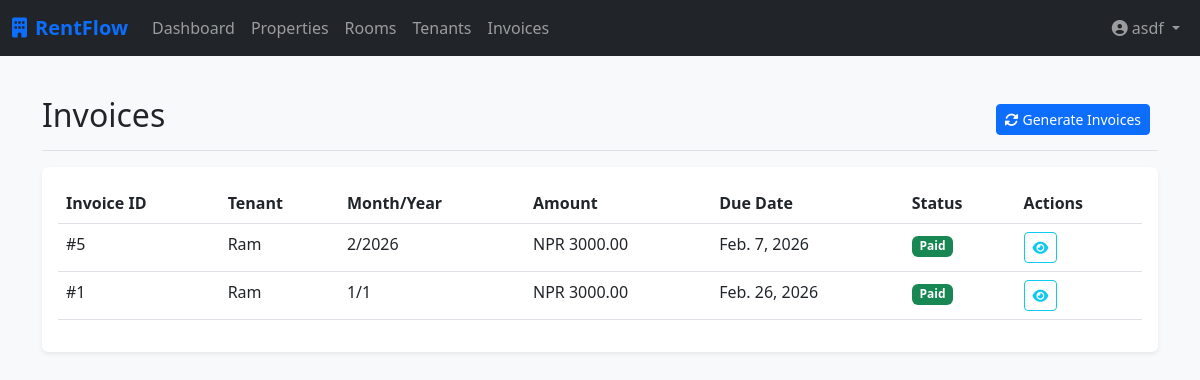
Page /payments/ (signed in) on the earlier database version.
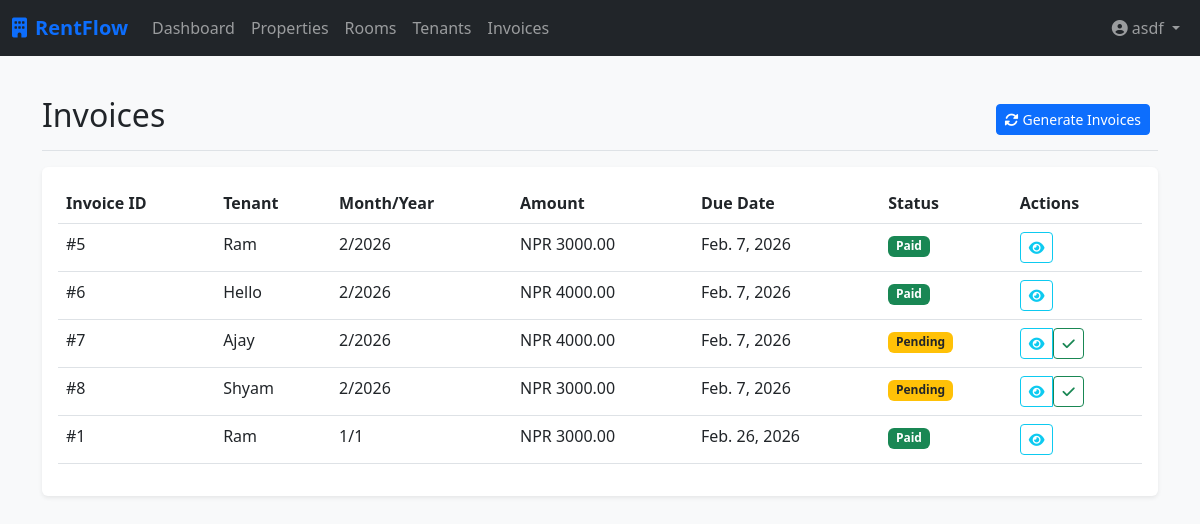
Same page on the later database version.
### payments/models.py (models this page shows, shortened)
class RentInvoice(models.Model):
    STATUS_CHOICES = (
        ('PENDING', 'Pending'),
        ('PAID', 'Paid'),
        ('LATE', 'Late'),
    )
    tenancy = models.ForeignKey('properties.Tenancy', on_delete=models.CASCADE)
    month = models.IntegerField()
    year = models.IntegerField()
    amount = models.DecimalField(max_digits=10, decimal_places=2)
    due_date = models.DateField()
    status = models.CharField(max_length=10, choices=STATUS_CHOICES, default='PENDING', db_index=True)
    generated_at = models.DateTimeField(auto_now_add=True)
    class Meta:
        unique_together = ['tenancy', 'month', 'year']

### properties/models.py (models this page shows, shortened)
class Tenancy(models.Model):
    tenant = models.ForeignKey(User, on_delete=models.CASCADE, related_name='tenancies')
    room = models.ForeignKey(Room, on_delete=models.CASCADE, related_name='tenancies')
    start_date = models.DateField()
    end_date = models.DateField(null=True, blank=True)
    is_active = models.BooleanField(default=True, db_index=True)
    class Meta:
        verbose_name_plural = "Tenancies"

### payments/views.py (the view)
# urls.py: path('', InvoiceListView.as_view(), name='invoice_list'),
class InvoiceListView(ProfileRequiredMixin, ListView):
    model = RentInvoice
    template_name = 'payments/invoice_list.html'
    context_object_name = 'invoices'
    def get_queryset(self):
        user = self.request.user
        qs = RentInvoice.objects.select_related('tenancy__room__property', 'tenancy__tenant')
        if user.profile.role == 'LANDLORD':
            return qs.filter(tenancy__room__property__landlord=user).order_by('-year', '-month')
        else:
            return qs.filter(tenancy__tenant=user).order_by('-year', '-month')

### payments/views.py (called while the page is built)
    def test_func(self):
        return self.request.user.is_authenticated and hasattr(self.request.user, 'profile')

### payments/templates/payments/invoice_list.html (shortened to what this page needs)
{% extends 'core/base.html' %}
{% block content %}
<div class="d-flex justify-content-between flex-wrap flex-md-nowrap align-items-center pt-3 pb-2 mb-3 border-bottom">
    <h1 class="h2">Invoices</h1>
    {% if user.profile.role == 'LANDLORD' %}
    <div class="btn-toolbar mb-2 mb-md-0">
        <form action="{% url 'payments:generate_invoices' %}" method="post" class="me-2">
            <button type="submit" class="btn btn-sm btn-primary"><i class="fa-solid fa-rotate me-1"></i>Generate
                Invoices</button>
        </form>
    </div>
    {% endif %}
</div>
<div class="bg-white p-3 rounded shadow-sm">
    <div class="table-responsive">
        <table class="table table-hover">
            <thead>
                <tr>
                    <th>Invoice ID</th>
                    <th>{% if user.profile.role == 'LANDLORD' %}Tenant{% else %}Room{% endif %}</th>
                    <th>Month/Year</th>
                    <th>Amount</th>
                    <th>Due Date</th>
                    <th>Status</th>
                    <th>Actions</th>
                </tr>
            </thead>
            <tbody>
                {% for invoice in invoices %}
                <tr>
                    <td>#{{ invoice.id }}</td>
                    <td>
                        {% if user.profile.role == 'LANDLORD' %}
                        {{ invoice.tenancy.tenant.username }}
                        {% else %}
                        {{ invoice.tenancy.room.room_number }}
                        {% endif %}
                    </td>
                    <td>{{ invoice.month }}/{{ invoice.year }}</td>
                    <td>NPR {{ invoice.amount }}</td>
                    <td>{{ invoice.due_date }}</td>
                    <td>
                        {% if invoice.status == 'PAID' %}
                        <span class="badge bg-success">Paid</span>
                        {% elif invoice.status == 'LATE' %}
                        <span class="badge bg-danger">Late</span>
                        {% else %}
                        <span class="badge bg-warning text-dark">Pending</span>
                        {% endif %}
                    </td>
                    <td>
                        <div class="btn-group btn-group-sm">
                            <a href="{% url 'payments:invoice_detail' invoice.pk %}" class="btn btn-outline-info"
                                title="View">
                                <i class="fa-solid fa-eye"></i>
                            </a>
                            {% if user.profile.role == 'LANDLORD' and invoice.status != 'PAID' %}
                            <form action="{% url 'payments:mark_paid' invoice.pk %}" method="post" class="d-inline">
                                <button type="submit" class="btn btn-outline-success btn-sm" title="Mark as Paid">
                                    <i class="fa-solid fa-check"></i>
                                </button>
                            </form>
                            {% endif %}
                        </div>
                    </td>
                </tr>
                {% empty %}
                <tr>
                    <td colspan="7" class="text-center py-4 text-muted">No invoices found.</td>
                </tr>
                {% endfor %}
            </tbody>
        </table>
    </div>
</div>
{% endblock %}

### core/templates/core/base.html (shortened to what this page needs)
<!DOCTYPE html>
<html lang="en">
<head>
    <link href="https://cdn.jsdelivr.net/npm/bootstrap@5.3.0/dist/css/bootstrap.min.css" rel="stylesheet">
    <link rel="stylesheet" href="https://cdnjs.cloudflare.com/ajax/libs/font-awesome/6.5.1/css/all.min.css">
</head>
<body>
    <nav class="navbar navbar-expand-lg navbar-dark bg-dark mb-4">
        <div class="container-fluid">
            <a class="navbar-brand" href="#"><i class="fa-solid fa-building me-2"></i>RentFlow</a>
            <div class="collapse navbar-collapse" id="navbarNav">
                <ul class="navbar-nav me-auto">
                    {% if user.is_authenticated %}
                    {% if user.profile.role == 'LANDLORD' %}
                    <li class="nav-item">
                        <a class="nav-item nav-link" href="{% url 'dashboard:landlord_dash' %}">Dashboard</a>
                    </li>
                    <li class="nav-item">
                        <a class="nav-item nav-link" href="{% url 'properties:property_list' %}">Properties</a>
                    </li>
                    <li class="nav-item">
                        <a class="nav-item nav-link" href="{% url 'properties:room_list' %}">Rooms</a>
                    </li>
                    <li class="nav-item">
                        <a class="nav-item nav-link" href="{% url 'properties:tenancy_list' %}">Tenants</a>
                    </li>
                    {% elif user.profile.role == 'TENANT' %}
                    <li class="nav-item">
                        <a class="nav-item nav-link" href="{% url 'dashboard:tenant_dash' %}">My Dashboard</a>
                    </li>
                    {% endif %}
                    <li class="nav-item">
                        <a class="nav-item nav-link" href="{% url 'payments:invoice_list' %}">Invoices</a>
                    </li>
                    {% endif %}
                </ul>
                <ul class="navbar-nav">
                    {% if user.is_authenticated %}
                    <a class="nav-link dropdown-toggle" href="#" id="navbarDropdown" role="button"
                        data-bs-toggle="dropdown" aria-expanded="false">
                        <i class="fa-solid fa-user-circle me-1"></i>{{ user.username }}
                    </a>
                    {% else %}
                    <li class="nav-item">
                        <a class="nav-link" href="{% url 'login' %}">Login</a>
                    </li>
                    {% endif %}
                </ul>
            </div>
        </div>
    </nav>
    <div class="container">
        {% block content %}
        {% endblock %}
    </div>
</body>
</html>

### core/templates/core/base.html (style rules this page uses)
body { background-color: #f8f9fa; }
.navbar-brand { font-weight: bold; color: #0d6efd !important; }

Differences in the rows shown:
added RentInvoice: id "6", tenancy.tenant.username "Hello", month "2", year "2026", amount "4000.00", due_date "Feb. 7, 2026", status "Paid"
added RentInvoice: id "7", tenancy.tenant.username "Ajay", month "2", year "2026", amount "4000.00", due_date "Feb. 7, 2026", status "Pending"
added RentInvoice: id "8", tenancy.tenant.username "Shyam", month "2", year "2026", amount "3000.00", due_date "Feb. 7, 2026", status "Pending"
